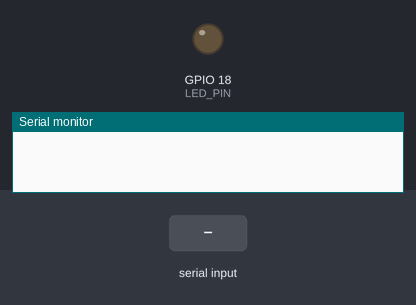
The program below on a simulated ESP32. Parts: output pins drawn as LEDs (lit = HIGH), the last lines printed to the serial monitor. Inputs (shaded band) come from the test bench.

Above: at 1.2 s.
1.3 s: "LED ON\n" received over the second serial link
At 2.5 s:
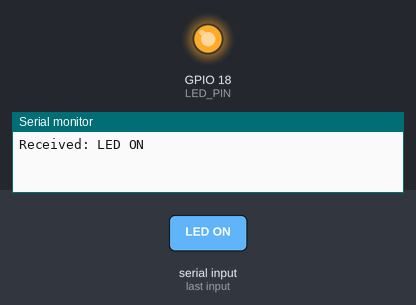
2.8 s: "LED OFF\n" received over the second serial link
At 3.8 s:
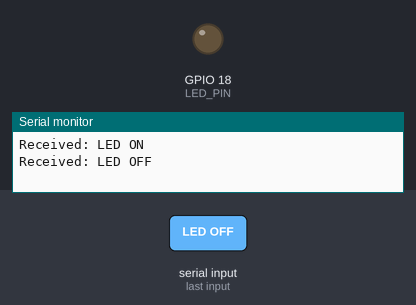
Timing chart, 0 to 5.8 s (numbered marks = the images above; inputs shaded):
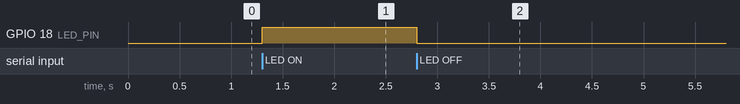

The program:

main.cpp
```cpp
#include <Arduino.h>

#define LED_PIN 18 // Assuming the LED is connected to GPIO 18
#define UART_BAUD_RATE 115200

// Define the RX and TX pins for the second UART
//#define RX_PIN 3
//#define TX_PIN 1

#define RX_PIN 16
#define TX_PIN 17

void setup() {
  pinMode(LED_PIN, OUTPUT); // Initialize the LED pin as an output
  Serial.begin(UART_BAUD_RATE); // Start communication on the default UART (for debugging)

  // Initialize Serial1 on pins 9 (RX) and 10 (TX)
  //Serial1.begin(UART_BAUD_RATE, SERIAL_8N1, RX_PIN, TX_PIN);
  Serial2.begin(UART_BAUD_RATE, SERIAL_8N1, RX_PIN, TX_PIN);
}

void loop() {


  // Check if data is available to read on Serial1
  if (Serial2.available()) {
    String command = Serial2.readStringUntil('\n'); // Reads the incoming data until a newline character

    // Echo received command back to the default Serial for debugging
    Serial.print("Received: ");
    Serial.println(command);
    command.trim(); // This will remove any whitespace or newline/carriage return characters from the start and end of the string


    // Process the command
    if (command == "LED ON") {
      digitalWrite(LED_PIN, HIGH); // Turn LED on
    } else if (command == "LED OFF") {
      digitalWrite(LED_PIN, LOW); // Turn LED off
    }
  }
}


/*

#include <Arduino.h>
#define LED_PIN 18 // Assuming the LED is connected to GPIO 18
#define UART_BAUD_RATE 115200
void setup() {
  pinMode(LED_PIN, OUTPUT);
  Serial.begin(UART_BAUD_RATE);
}
void loop() {
digitalWrite(LED_PIN, HIGH); // Turn LED on
  //if (Serial.available()) { // Checks if data is available to read
    String command = Serial.readStringUntil('\n'); // Reads the incoming data until a newline character is detected
    // Debugging statement: Prints the received command to the Serial Monitor
    Serial.print("Received: ");
    Serial.println(command);
    // Process the command
    if (command == "LED ON") {
      digitalWrite(LED_PIN, HIGH); // Turn LED on
    } else if (command == "LED OFF") {
      digitalWrite(LED_PIN, LOW); // Turn LED off
    }
 //}
}

*/


/*
#include <Arduino.h>

void setup() {
  pinMode(18, OUTPUT);
  Serial.begin(115200);
}


/*
#include <Arduino.h>
#define LED_PIN 18 // Assuming the LED is connected to GPIO 18
#define UART_BAUD_RATE 115200
void setup() {
  pinMode(LED_PIN, OUTPUT);
  Serial.begin(UART_BAUD_RATE);
}


void loop() {

  Serial.print("Hall ooooooooo ");
  digitalWrite(18, HIGH);
  delay(1000);
  digitalWrite(18, LOW);
  delay(1000);
}
*/
```

Measured:
- after the input at 1.3 s, GPIO 18 (LED_PIN): LOW → HIGH at once
- after the input at 2.8 s, GPIO 18 (LED_PIN): HIGH → LOW at once
